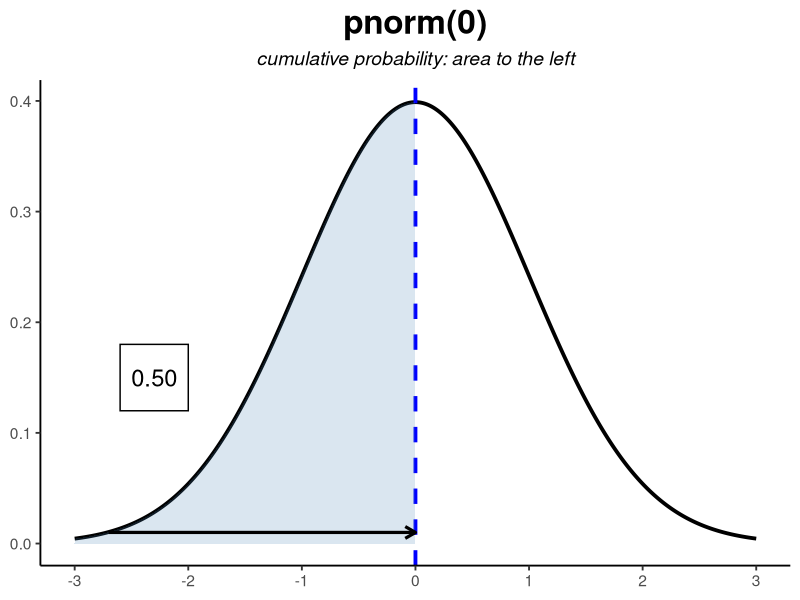
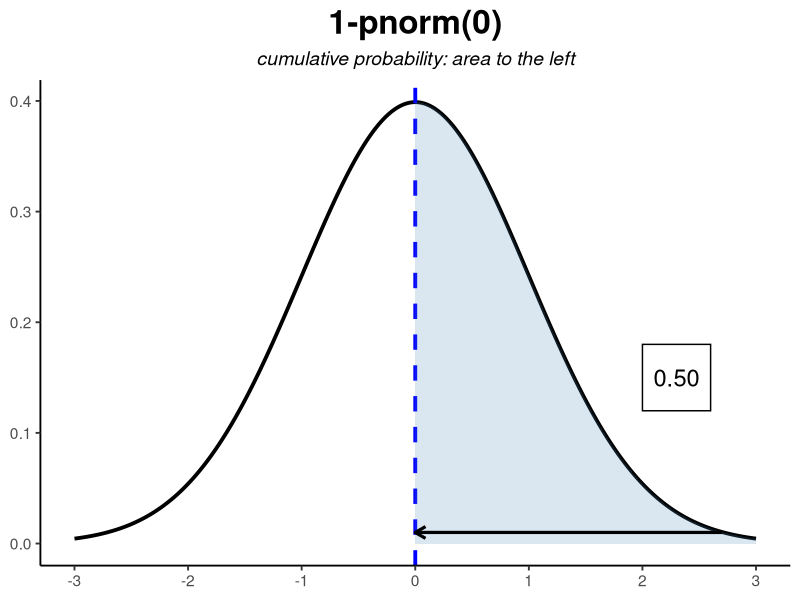
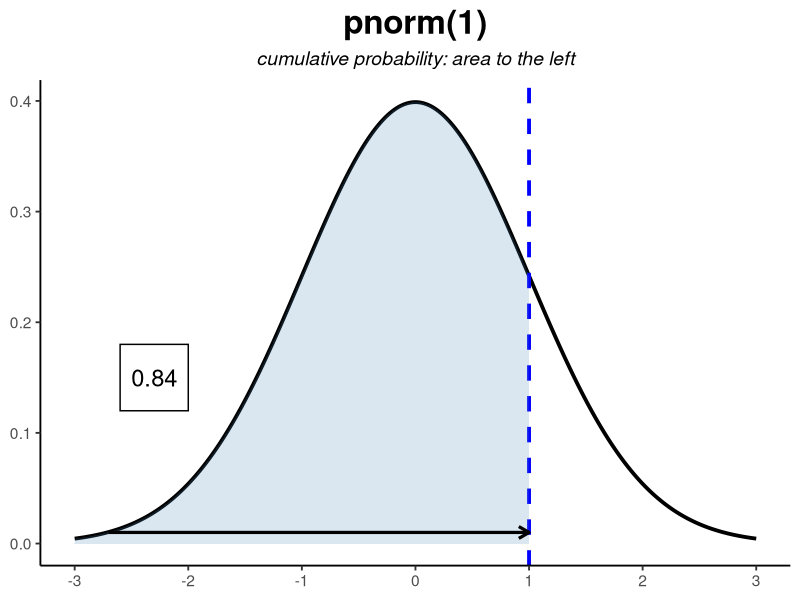
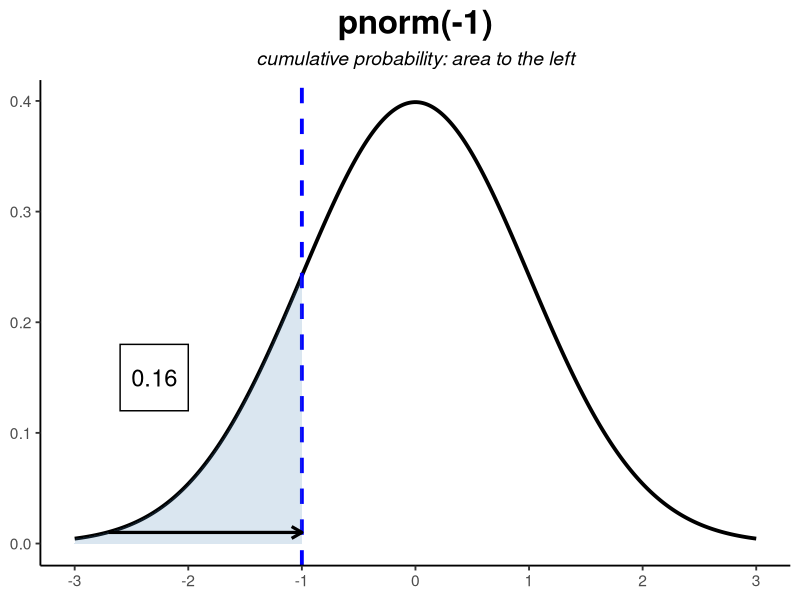
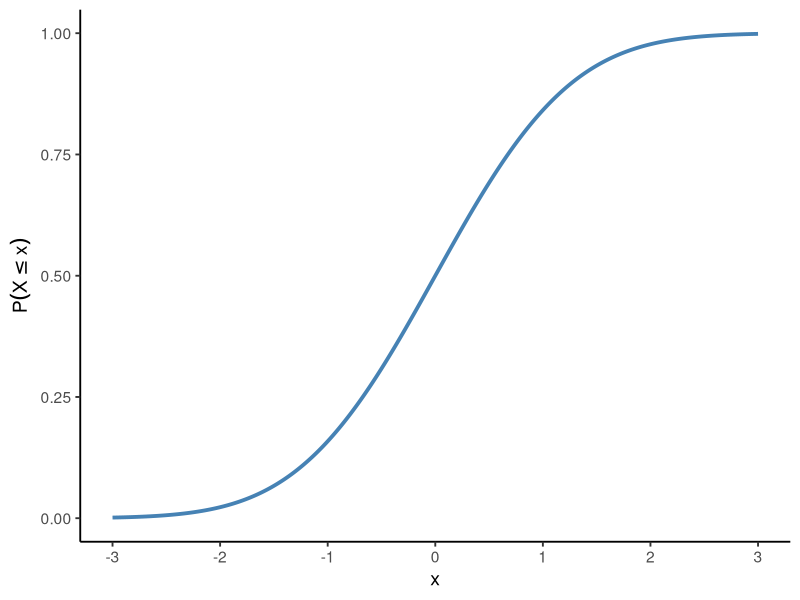
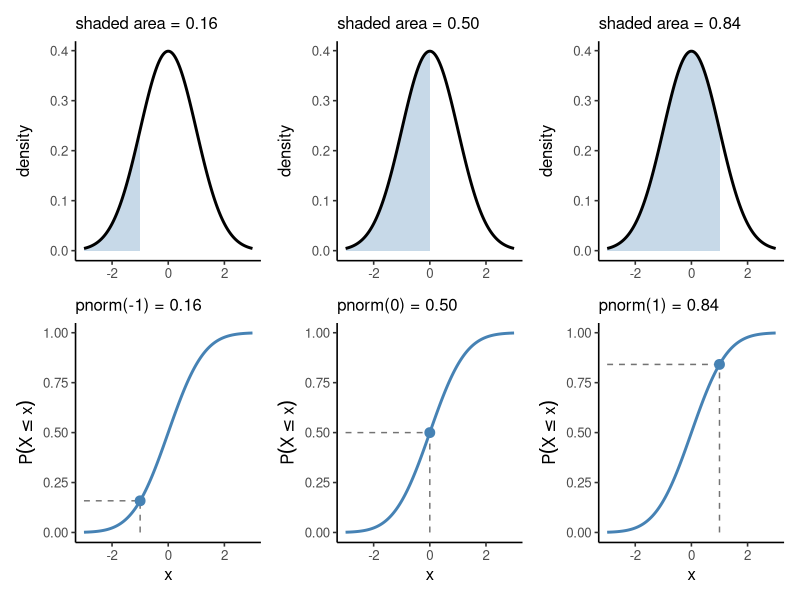
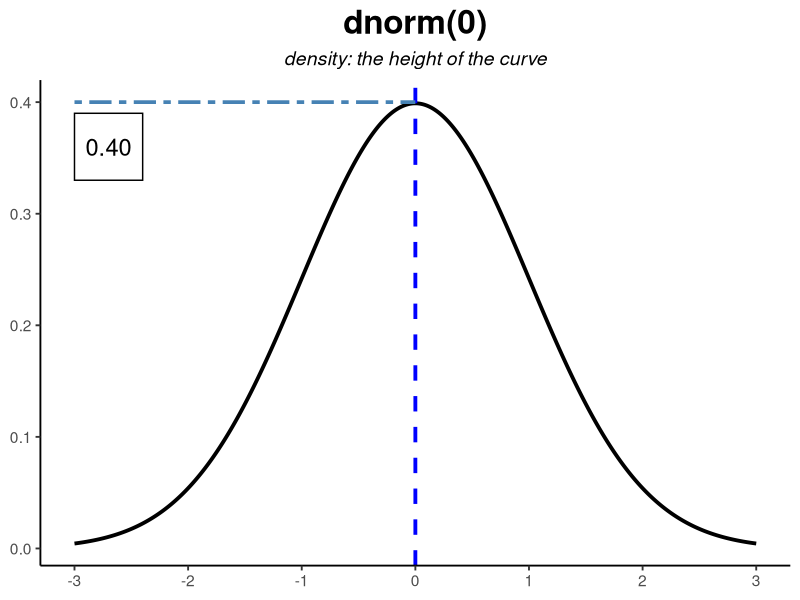
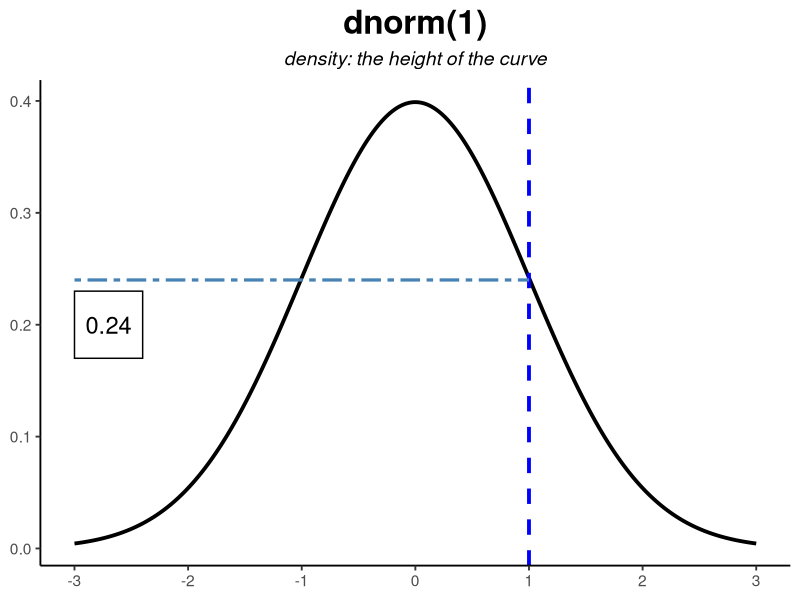

These charts were generated, in order, by the following R code:
## ---- chunk 1
knitr::opts_chunk$set(echo = TRUE, warning = FALSE, message = FALSE)
library(ggplot2)
## ---- chunk 2
# Prep the distribution data
x <- seq(-3, 3, 0.005)
y <- dnorm(x)
normal <- as.data.frame(cbind(x, y))
## ---- chunk 3
pnorm(0)    # half the distribution is below the mean
pnorm(1)    # ~84% is below one standard deviation above the mean
pnorm(-1)   # ~16% is below one standard deviation below it
## ---- chunk 4
# pnorm plot 1
# pnorm(0)
x2 <- c(x[1:600], rep(0,601))
y2 <- c(y[1:600], rep(0,601))

p <- ggplot(mapping = aes(x, y), data = normal) +
     geom_line(linewidth = 1.3) +
     geom_vline(xintercept = 0, color = "blue", linewidth = 1.3, linetype = 2) +
     scale_x_continuous(n.breaks = 7) +
     labs(title = "pnorm(0)", x = NULL, y = NULL, 
          subtitle = "cumulative probability: area to the left") +
     geom_area(inherit.aes = F, mapping = aes(x=x2, y=y2), fill = "steelblue", 
               alpha = 0.2) +
     annotate(geom = "rect", xmin = -2.6, xmax = -2, ymin = 0.12, ymax = 0.18,
              alpha = 1, fill = "white", color = "black") +
     annotate(geom = "text", label = "0.50", x = -2.3, y = 0.15, size = 6) +
     annotate(geom = "segment", x = -2.7, xend = 0, y = 0.01, yend = 0.01, 
              size = 1.1, arrow = arrow(length = unit(3, "mm"))) +
     theme_classic(base_size = 14) +
     theme(plot.title = element_text(size = 24, face = "bold", hjust = 0.5)) +
     theme(plot.subtitle = element_text(face = "italic", hjust = 0.5))
## ---- chunk 5
# pnorm plot 1.2
# 1-pnorm(0)
x9 <- c(rep(0,600), x[601:1201])
y9 <- c(rep(0,600), y[601:1201])

p1 <- ggplot(mapping = aes(x, y), data = normal) +
     geom_line(linewidth = 1.3) +
     geom_vline(xintercept = 0, color = "blue", size = 1.3, linetype = 2) +
     scale_x_continuous(n.breaks = 7) +
     labs(title = "1-pnorm(0)", x = NULL, y = NULL, 
          subtitle = "cumulative probability: area to the left") +
     geom_area(inherit.aes = F, mapping = aes(x=x9, y=y9), fill = "steelblue", 
               alpha = 0.2) +
     annotate(geom = "rect", xmin = 2.6, xmax = 2, ymin = 0.12, ymax = 0.18,
              alpha = 1, fill = "white", color = "black") +
     annotate(geom = "text", label = "0.50", x = 2.3, y = 0.15, size = 6) +
     annotate(geom = "segment", x = 2.7, xend = 0, y = 0.01, yend = 0.01, 
              size = 1.1, arrow = arrow(length = unit(3, "mm"))) +
     theme_classic(base_size = 14) +
     theme(plot.title = element_text(size = 24, face = "bold", hjust = 0.5)) +
     theme(plot.subtitle = element_text(face = "italic", hjust = 0.5))
## ---- chunk 6
# pnorm plot 2
# pnorm(1)
x3 <- c(x[1:801], rep(1,400))
y3 <- c(y[1:801], rep(0,400))

p2 <- ggplot(mapping = aes(x, y), data = normal) +
     geom_line(size = 1.3) +
     geom_vline(xintercept = 1, color = "blue", size = 1.3, linetype = 2) +
     scale_x_continuous(n.breaks = 7) +
     labs(title = "pnorm(1)", subtitle = "cumulative probability: area to the left", 
          x = NULL, y = NULL) +
     geom_area(inherit.aes = F, mapping = aes(x=x3, y=y3), fill = "steelblue", 
               alpha = 0.2) +
     annotate(geom = "rect", xmin = -2.6, xmax = -2, ymin = 0.12, ymax = 0.18,
              alpha = 1, fill = "white", color = "black") +
     annotate(geom = "text", label = "0.84", x = -2.3, y = 0.15, size = 6) +
     annotate(geom = "segment", x = -2.7, xend = 1, y = 0.01, yend = 0.01, 
              size = 1.1, arrow = arrow(length = unit(3, "mm"))) +
     theme_classic(base_size = 14) +
     theme(plot.title = element_text(size = 24, face = "bold", hjust = 0.5)) +
     theme(plot.subtitle = element_text(face = "italic", hjust = 0.5))
## ---- chunk 7
# pnorm plot 3
# pnorm(-1)
x4 <- c(x[1:401], rep(-1,800))
y4 <- c(y[1:401], rep(0,800))

p3 <- ggplot(mapping = aes(x, y), data = normal) +
     geom_line(size = 1.3) +
     geom_vline(xintercept = -1, color = "blue", size = 1.3, linetype = 2) +
     scale_x_continuous(n.breaks = 7) +
     labs(title = "pnorm(-1)", subtitle = "cumulative probability: area to the left", 
          x = NULL, y = NULL) +
     geom_area(inherit.aes = F, mapping = aes(x=x4, y=y4), fill = "steelblue", 
               alpha = 0.2) +
     annotate(geom = "rect", xmin = -2.6, xmax = -2, ymin = 0.12, ymax = 0.18,
              alpha = 1, fill = "white", color = "black") +
     annotate(geom = "text", label = "0.16", x = -2.3, y = 0.15, size = 6) +
     annotate(geom = "segment", x = -2.7, xend = -1, y = 0.01, yend = 0.01, 
              size = 1.1, arrow = arrow(length = unit(3, "mm"))) +
     theme_classic(base_size = 14) +
     theme(plot.title = element_text(size = 24, face = "bold", hjust = 0.5)) +
     theme(plot.subtitle = element_text(face = "italic", hjust = 0.5))
## ---- chunk 8
#| label: fig-pnorm
#| fig-cap: "The pnorm function takes a quantile (value on the x-axis) and returns the area under the curve to the left of that value."

print(p)
print(p1)
print(p2)
print(p3)
## ---- chunk 9
pnorm(1, lower.tail = FALSE)   # area to the RIGHT of 1
1 - pnorm(1)                   # exactly the same thing
## ---- chunk 10
#| label: fig-cdf-curve
#| echo: false
#| fig-cap: "The cumulative distribution function of the standard normal: pnorm(x) plotted at every x. It is the running total of the area under the density curve, climbing from 0 (no probability accumulated yet) to 1 (all of it)."
#| fig-width: 7
#| fig-height: 3.4
cdf <- data.frame(x = x, p = pnorm(x))
ggplot(cdf, aes(x, p)) +
  geom_line(linewidth = 1.3, color = "steelblue") +
  scale_x_continuous(n.breaks = 7) +
  labs(x = "x", y = expression(P(X <= x))) +
  theme_classic(base_size = 14)
## ---- chunk 11
#| label: fig-cdf-link
#| echo: false
#| message: false
#| warning: false
#| fig-cap: "Two views of the same probability at q = -1, 0, and 1. Top row: the density with the area to the left of q shaded. Bottom row: the CDF, with a point at (q, pnorm(q)) and dashed guides. In every column the shaded area above equals the height below."
#| fig-width: 9
#| fig-height: 5
library(patchwork)
pair <- function(q) {
  area <- subset(normal, x <= q)
  top <- ggplot(normal, aes(x, y)) +
    geom_area(data = area, fill = "steelblue", alpha = 0.3) +
    geom_line(linewidth = 1) +
    labs(subtitle = paste0("shaded area = ", sprintf("%.2f", pnorm(q))),
         x = NULL, y = "density") +
    theme_classic(base_size = 12)
  bot <- ggplot(cdf, aes(x, p)) +
    geom_line(linewidth = 1, color = "steelblue") +
    annotate("segment", x = q, xend = q, y = 0, yend = pnorm(q),
             linetype = 2, color = "grey45") +
    annotate("segment", x = -3, xend = q, y = pnorm(q), yend = pnorm(q),
             linetype = 2, color = "grey45") +
    annotate("point", x = q, y = pnorm(q), size = 3, color = "steelblue") +
    labs(subtitle = paste0("pnorm(", q, ") = ", sprintf("%.2f", pnorm(q))),
         x = "x", y = expression(P(X <= x))) +
    theme_classic(base_size = 12)
  top / bot
}
pair(-1) | pair(0) | pair(1)
## ---- chunk 12
dnorm(0)    # the peak of the standard normal
dnorm(1)    # lower, one SD out...
dnorm(-1)   # ...and the same height on the other side, by symmetry
## ---- chunk 13
# dnorm plot 1
# dnorm(0)

d1 <- ggplot(mapping = aes(x, y), data = normal) +
     geom_line(size = 1.3) +
     geom_vline(xintercept = 0, color = "blue", size = 1.3, linetype = 2) +
     scale_x_continuous(n.breaks = 7) +
     labs(title = "dnorm(0)", subtitle = "density: the height of the curve", 
          x = NULL, y = NULL) +
     annotate(geom = "rect", xmin = -3, xmax = -2.4, ymin = 0.33, ymax = 0.39,
              alpha = 1, fill = "white", color = "black") +
     annotate(geom = "text", label = "0.40", x = -2.7, y = 0.36, size = 6) +
     annotate(geom = "segment", y = 0.4, yend = 0.4, x = -3, xend = 0, 
              color = "steelblue", size = 1.25, linetype = 6) +
     theme_classic(base_size = 14) +
     theme(plot.title = element_text(size = 24, face = "bold", hjust = 0.5)) +
     theme(plot.subtitle = element_text(face = "italic", hjust = 0.5))
## ---- chunk 14
# dnorm plot 2
# dnorm(1)

d2 <- ggplot(mapping = aes(x, y), data = normal) +
     geom_line(size = 1.3) +
     geom_vline(xintercept = 1, color = "blue", size = 1.3, linetype = 2) +
     scale_x_continuous(n.breaks = 7) +
     labs(title = "dnorm(1)", subtitle = "density: the height of the curve", 
          x = NULL, y = NULL) +
     annotate(geom = "rect", xmin = -3, xmax = -2.4, ymin = 0.17, ymax = 0.23,
              alpha = 1, fill = "white", color = "black") +
     annotate(geom = "text", label = "0.24", x = -2.7, y = 0.2, size = 6) +
     annotate(geom = "segment", y = 0.24, yend = 0.24, x = -3, xend = 1, 
              color = "steelblue", size = 1.1, linetype = 6) +
     theme_classic(base_size = 14) +
     theme(plot.title = element_text(size = 24, face = "bold", hjust = 0.5),
           plot.subtitle = element_text(face = "italic", hjust = 0.5))
## ---- chunk 15
# dnorm plot 3
# dnorm(-1)

d3 <- ggplot(mapping = aes(x, y), data = normal) +
     geom_line(size = 1.3) +
     geom_vline(xintercept = -1, color = "blue", size = 1.3, linetype = 2) +
     scale_x_continuous(n.breaks = 7) +
     labs(title = "dnorm(-1)", subtitle = "density: the height of the curve", 
          x = NULL, y = NULL) +
     annotate(geom = "rect", xmin = -3, xmax = -2.4, ymin = 0.17, ymax = 0.23,
              alpha = 1, fill = "white", color = "black") +
     annotate(geom = "text", label = "0.24", x = -2.7, y = 0.2, size = 6) +
     annotate(geom = "segment", y = 0.24, yend = 0.24, x = -3, xend = -1, 
              color = "steelblue", size = 1.1, linetype = 6) +
     theme_classic(base_size = 14) +
     theme(plot.title = element_text(size = 24, face = "bold", hjust = 0.5),
           plot.subtitle = element_text(face = "italic", hjust = 0.5))
## ---- chunk 16
#| label: fig-dnorm
#| fig-cap: "The `dnorm` function returns the height of the normal distribution at a given point."

print(d1)
print(d2)
print(d3)
## ---- chunk 17
qnorm(0.5)     # the median: half the area lies to its left
qnorm(0.25)    # the first quartile
qnorm(0.975)   # the value cutting off the top 2.5% — the famous 1.96
## ---- chunk 18
# qnorm plot 1
# qnorm(0.5)

q1 <- ggplot(mapping = aes(x, y), data = normal) +
     geom_line(size = 1.3) +
     geom_vline(xintercept = 0, color = "blue", size = 1.3, linetype = 2) +
     scale_x_continuous(n.breaks = 7) +
     labs(title = "qnorm(0.5)", x = NULL, y = NULL, 
          subtitle = "quantile: the value with this much area to its left") +
     geom_area(inherit.aes = F, mapping = aes(x=x2, y=y2), fill = "steelblue", 
               alpha = 0.2) +
     annotate(geom = "rect", xmin = -0.25, xmax = 0.25, ymin = 0.03, ymax = 0.09,
              alpha = 1, fill = "white", color = "black") +
     annotate(geom = "text", label = "0", x = 0, y = 0.06, size = 6) +
     annotate(geom = "segment", x = -2.7, xend = 0, y = 0.01, yend = 0.01, 
              size = 1.1, arrow = arrow(length = unit(3, "mm"))) +
     annotate(geom = "text", label = "50%", x = -1.25, y = 0.025, size = 4) +
     theme_classic(base_size = 14) +
     theme(plot.title = element_text(size = 24, face = "bold", hjust = 0.5)) +
     theme(plot.subtitle = element_text(face = "italic", hjust = 0.5))
## ---- chunk 19
# qnorm plot 2
# qnorm(0.25)
x5 <- c(x[1:466], rep(-0.6745,735))
y5 <- c(y[1:466], rep(0,735))

q2 <- ggplot(mapping = aes(x, y), data = normal) +
     geom_line(size = 1.3) +
     geom_vline(xintercept = -0.6745, color = "blue", size = 1.3, linetype = 2) +
     scale_x_continuous(n.breaks = 7) +
     labs(title = "qnorm(0.25)", x = NULL, y = NULL, 
          subtitle = "quantile: the value with this much area to its left") +
     geom_area(inherit.aes = F, mapping = aes(x=x5, y=y5), fill = "steelblue", 
               alpha = 0.2) +
     annotate(geom = "rect", xmin = -0.3, xmax = 0.3, ymin = 0.03, ymax = 0.09,
              alpha = 1, fill = "white", color = "black") +
     annotate(geom = "text", label = "-0.67", x = 0, y = 0.06, size = 5) +
     annotate(geom = "segment", x = -2.7, xend = -0.6745, y = 0.01, yend = 0.01, 
              size = 1.1, arrow = arrow(length = unit(3, "mm"))) +
     annotate(geom = "text", label = "25%", x = -1.65, y = 0.025, size = 4) +
     theme_classic(base_size = 14) +
     theme(plot.title = element_text(size = 24, face = "bold", hjust = 0.5)) +
     theme(plot.subtitle = element_text(face = "italic", hjust = 0.5))
## ---- chunk 20
# qnorm plot 3
# qnorm(0.1)
x6 <- c(x[1:345], rep(-1.28,856))
y6 <- c(y[1:345], rep(0,856))

q3 <- ggplot(mapping = aes(x, y), data = normal) +
     geom_line(size = 1.3) +
     geom_vline(xintercept = -1.28, color = "blue", size = 1.3, linetype = 2) +
     scale_x_continuous(n.breaks = 7) +
     labs(title = "qnorm(0.1)", x = NULL, y = NULL, 
          subtitle = "quantile: the value with this much area to its left") +
     geom_area(inherit.aes = F, mapping = aes(x=x6, y=y6), fill = "steelblue", 
               alpha = 0.2) +
     annotate(geom = "rect", xmin = -0.3, xmax = 0.3, ymin = 0.03, ymax = 0.09,
              alpha = 1, fill = "white", color = "black") +
     annotate(geom = "text", label = "-1.28", x = 0, y = 0.06, size = 5) +
     annotate(geom = "segment", x = -2.7, xend = -1.28, y = 0.01, yend = 0.01, 
              size = 1.1, arrow = arrow(length = unit(3, "mm"))) +
     annotate(geom = "text", label = "10%", x = -1.85, y = 0.025, size = 4) +
     theme_classic(base_size = 14) +
     theme(plot.title = element_text(size = 24, face = "bold", hjust = 0.5)) +
     theme(plot.subtitle = element_text(face = "italic", hjust = 0.5))
## ---- chunk 21
# qnorm plot 4
# qnorm(0.75)
x7 <- c(x[1:735], rep(0.6745,466))
y7 <- c(y[1:735], rep(0,466))

q4 <- ggplot(mapping = aes(x, y), data = normal) +
     geom_line(size = 1.3) +
     geom_vline(xintercept = 0.6745, color = "blue", size = 1.3, linetype = 2) +
     scale_x_continuous(n.breaks = 7) +
     labs(title = "qnorm(0.75)", x = NULL, y = NULL, 
          subtitle = "quantile: the value with this much area to its left") +
     geom_area(inherit.aes = F, mapping = aes(x=x7, y=y7), fill = "steelblue", 
               alpha = 0.2) +
     annotate(geom = "rect", xmin = -0.3, xmax = 0.3, ymin = 0.03, ymax = 0.09,
              alpha = 1, fill = "white", color = "black") +
     annotate(geom = "text", label = "0.67", x = 0, y = 0.06, size = 5) +
     annotate(geom = "segment", x = -2.7, xend = 0.6745, y = 0.01, yend = 0.01, 
              size = 1.1, arrow = arrow(length = unit(3, "mm"))) +
     annotate(geom = "text", label = "75%", x = -.95, y = 0.025, size = 4) +
     theme_classic(base_size = 14) +
     theme(plot.title = element_text(size = 24, face = "bold", hjust = 0.5)) +
     theme(plot.subtitle = element_text(face = "italic", hjust = 0.5))
## ---- chunk 22
# qnorm plot 5
# qnorm(0.9)
x8 <- c(x[1:856], rep(1.28,345))
y8 <- c(y[1:856], rep(0,345))

q5 <- ggplot(mapping = aes(x, y), data = normal) +
     geom_line(size = 1.3) +
     geom_vline(xintercept = 1.28, color = "blue", size = 1.3, linetype = 2) +
     scale_x_continuous(n.breaks = 7) +
     labs(title = "qnorm(0.9)", x = NULL, y = NULL, 
          subtitle = "quantile: the value with this much area to its left") +
     geom_area(inherit.aes = F, mapping = aes(x=x8, y=y8), fill = "steelblue", 
               alpha = 0.2) +
     annotate(geom = "rect", xmin = -0.3, xmax = 0.3, ymin = 0.03, ymax = 0.09,
              alpha = 1, fill = "white", color = "black") +
     annotate(geom = "text", label = "1.28", x = 0, y = 0.06, size = 5) +
     annotate(geom = "segment", x = -2.7, xend = 1.28, y = 0.01, yend = 0.01, 
              size = 1.1, arrow = arrow(length = unit(3, "mm"))) +
     annotate(geom = "text", label = "90%", x = 0.8, y = 0.025, 
              size = 4) +
     theme_classic(base_size = 14) +
     theme(plot.title = element_text(size = 24, face = "bold", hjust = 0.5)) +
     theme(plot.subtitle = element_text(face = "italic", hjust = 0.5))
## ---- chunk 23
#| label: fig-qnorm
#| fig-cap: "The qnorm function is the inverse of the pnorm function in that it takes a probability and gives the quantile." 

print(q1)
print(q2)
print(q3)
print(q4)
print(q5)
## ---- chunk 24
rnorm(5)
## ---- chunk 25
set.seed(42)
rnorm(5)
## ---- chunk 26
rnorm(5, mean = 100, sd = 15)   # e.g. five simulated IQ scores
## ---- chunk 27
# rnorm plot
# rnorm(5)

r1 <- ggplot(mapping = aes(x, y), data = normal) +
     geom_line(size = 1.3) +
     scale_x_continuous(n.breaks = 7) +
     labs(title = "rnorm(n=5)", subtitle = "random draws from the distribution", 
          x = NULL, y = NULL, caption = "Output: c(-1.8, -0.8, 0.1, 0.45, 1.1)") +
     annotate(geom = "segment", y = 0, yend = 0.4, x = 1.1, xend = 1.1,
              color = "blue", linetype = 2) +
     annotate(geom = "segment", y = 0, yend = 0.4, x = 0.45, xend = 0.45,
              color = "blue", linetype = 2) +
     annotate(geom = "segment", y = 0, yend = 0.4, x = -0.8, xend = -0.8,
              color = "blue", linetype = 2) +
     annotate(geom = "segment", y = 0, yend = 0.4, x = 0.1, xend = 0.1,
              color = "blue", linetype = 2) +
     annotate(geom = "segment", y = 0, yend = 0.4, x = -1.8, xend = -1.8,
              color = "blue", linetype = 2) +
     theme_classic(base_size = 14) +
     theme(plot.title = element_text(size = 24, face = "bold", hjust = 0.5)) +
     theme(plot.subtitle = element_text(face = "italic", hjust = 0.5)) +
     theme(plot.caption = element_text(face = "bold", size = 14, hjust = 0.5))
## ---- chunk 28
#| label: fig-rnorm
#| fig-cap: "The rnorm function takes a number of samples and returns a vector of random numbers from the normal distribution (with mean=0, sd=1 as defaults)"
print(r1)
## ---- chunk 29
pnorm(115, mean = 100, sd = 15) - pnorm(85, mean = 100, sd = 15)
## ---- chunk 30
   qnorm(0.9, mean = 100, sd = 15)
## ---- chunk 31
   1 - pnorm(130, mean = 100, sd = 15)
   # or, equivalently:
   pnorm(130, mean = 100, sd = 15, lower.tail = FALSE)
## ---- chunk 32
   pnorm(70, mean = 100, sd = 15)
## ---- chunk 33
   set.seed(1)
   scores <- rnorm(30, mean = 100, sd = 15)
   sum(scores > 115)
